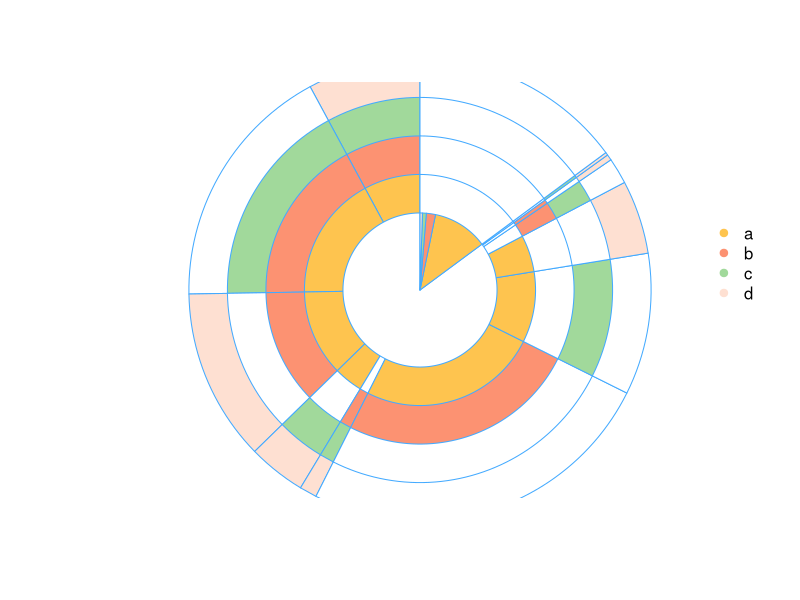

Reproduce this figure in R.
#Shopping cart analysis with R - Multi-layer pie chart

#let's suppose we have a list of first orders/carts that were bought by our clients. 
#Each order consists one or several products (or category of products). Our task is 
#to visualize a relationship between products and see the share of orders that 
#includes each product or combination of products. The Multi-layer Pie Chart can 
#help us to draw each product and its intersections with others.

# loading libraries
library(dplyr)
library(reshape2)
library(plotrix)

# creating an example of orders
set.seed(15)
df <- data.frame(orderId=sample(c(1:1000), 5000, replace=TRUE),
                 product=sample(c('NULL','a','b','c','d'), 5000, replace=TRUE,
                                prob=c(0.15, 0.65, 0.3, 0.15, 0.1)))
df <- df[df$product!='NULL', ]

# processing initial data
# we need to be sure that product's names are unique
df$product <- paste0("#", df$product, "#")

prod.matrix <- df %>%
  # removing duplicated products from each order
  group_by(orderId, product) %>%
  arrange(product) %>%
  unique() %>%
  # combining products to cart and calculating number of products
  group_by(orderId) %>%
  summarise(cart=paste(product,collapse=";"),
            prod.num=n()) %>%
  # calculating number of carts
  group_by(cart, prod.num) %>%
  summarise(num=n()) %>%
  ungroup()

# calculating total number of orders/carts
tot <- sum(prod.matrix$num)

# spliting orders for sets with 1 product and more than 1 product
one.prod <- prod.matrix %>% filter(prod.num == 1)

sev.prod <- prod.matrix %>%
  filter(prod.num > 1) %>%
  arrange(desc(prod.num))

# defining parameters for pie chart
iniR <- 0.2 # initial radius
cols <- c("#ffffff", "#fec44f", "#fc9272", "#a1d99b", "#fee0d2",
          "#2ca25f", "#8856a7", "#43a2ca", "#fdbb84", "#e34a33",
          "#a6bddb", "#dd1c77", "#ffeda0", "#756bb1")
prod <- df %>%
  select(product) %>%
  arrange(product) %>%
  unique()

prod <- c('NO', c(prod$product))
colors <- as.list(setNames(cols[ c(1:(length(prod)))], prod))

# 0 circle: blank
pie(1, radius=iniR, init.angle=90, col=c('white'), border = NA, labels='')

# drawing circles from last to 2nd
for (i in length(prod):2) {
  p <- grep(prod[i], sev.prod$cart)
  col <- rep('NO', times=nrow(sev.prod))
  col[p] <- prod[i]
  floating.pie(0,0,c(sev.prod$num, tot-sum(sev.prod$num)), radius=(1+i)*iniR, startpos=pi/2, col=as.character(colors [ c(col, 'NO')]), border="#44aaff")
}

# 1 circle: orders with 1 product
floating.pie(0,0,c(tot-sum(one.prod$num),one.prod$num), radius=2*iniR, startpos=pi/2, col=as.character(colors [ c('NO',one.prod$cart)]), border="#44aaff")

# legend
legend(1.5, 2*iniR, gsub("#"," ",names(colors)[-1]), col=as.character(colors [-1]), pch=19, bty='n', ncol=1)

# creating a table with the stats
stat.tab <- prod.matrix %>%
  select(-prod.num) %>%
  mutate(share=num/tot) %>%
  arrange(desc(num))

stat.tab$cart <- gsub("#"," ",stat.tab$cart)

library(scales)
stat.tab$share <- percent(stat.tab$share) # converting values to percents

# adding a table with the stats
# addtable2plot(-2.5, -1.5, stat.tab, bty="n", display.rownames=FALSE,
#               hlines=FALSE, vlines=FALSE, title="The stats")

